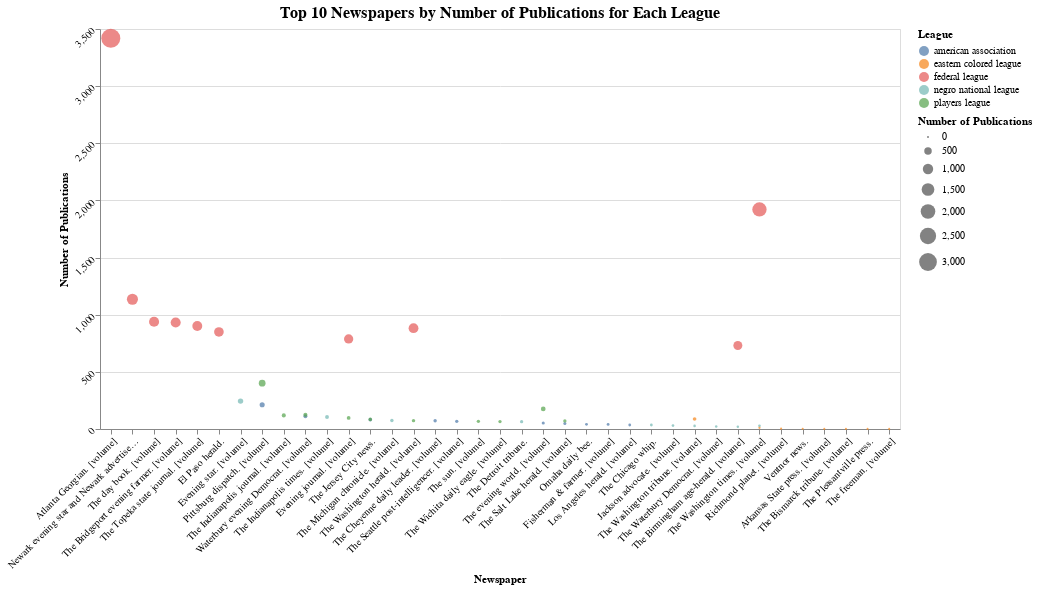

Notebook code cell kept with this figure:
### Markdown cell above
Ethan - Next, we examined the specific newspapers that published the most papers for each league.

### Code cell
grouped_data = all_data.groupby(['League', 'Newspaper']).size().reset_index(name='Quantity')

top_newspapers = grouped_data.groupby('League').apply(lambda x: x.nlargest(10, 'Quantity')).reset_index(drop=True)

bubble_chart = alt.Chart(top_newspapers).mark_circle().encode(
    x=alt.X('Newspaper:N', sort='-y', title='Newspaper'),
    y=alt.Y('Quantity:Q', title='Number of Publications'),
    size=alt.Size('Quantity:Q', title='Number of Publications'),
    color='League:N',
    tooltip=['League', 'Newspaper', 'Quantity']
).properties(
    title='Top 10 Newspapers by Number of Publications for Each League',
    width=800,
    height=400
).configure_axis(
    labelAngle=-45
).configure_title(
    fontSize=16
)

bubble_chart

### Figure 1 — Vega-Lite specification as saved in the notebook (floating-point values rounded to 4 significant figures)
{"config": {"view": {"continuousWidth": 300, "continuousHeight": 300}, "axis": {"labelAngle": -45}, "title": {"fontSize": 16}}, "data": {"name": "data-7c65a028aad9441ec0c2bf48f9792cf0"}, "mark": {"type": "circle"}, "encoding": {"color": {"field": "League", "type": "nominal"}, "size": {"field": "Quantity", "title": "Number of Publications", "type": "quantitative"}, "tooltip": [{"field": "League", "type": "nominal"}, {"field": "Newspaper", "type": "nominal"}, {"field": "Quantity", "type": "quantitative"}], "x": {"field": "Newspaper", "sort": "-y", "title": "Newspaper", "type": "nominal"}, "y": {"field": "Quantity", "title": "Number of Publications", "type": "quantitative"}}, "height": 400, "title": "Top 10 Newspapers by Number of Publications for Each League", "width": 800, "$schema": "https://vega.github.io/schema/vega-lite/v5.20.1.json", "datasets": {"data-7c65a028aad9441ec0c2bf48f9792cf0": [{"League": "american association", "Newspaper": "Pittsburg dispatch. [volume]", "Quantity": 212}, {"League": "american association", "Newspaper": "Waterbury evening Democrat. [volume]", "Quantity": 111}, {"League": "american association", "Newspaper": "The Jersey City news.", "Quantity": 82}, {"League": "american association", "Newspaper": "The Cheyenne daily leader. [volume]", "Quantity": 72}, {"League": "american association", "Newspaper": "The Seattle post-intelligencer. [volume]", "Quantity": 67}, {"League": "american association", "Newspaper": "The evening world. [volume]", "Quantity": 53}, {"League": "american association", "Newspaper": "The Salt Lake herald. [volume]", "Quantity": 49}, {"League": "american association", "Newspaper": "Omaha daily bee.", "Quantity": 41}, {"League": "american association", "Newspaper": "Fisherman & farmer. [volume]", "Quantity": 40}, {"League": "american association", "Newspaper": "Los Angeles herald. [volume]", "Quantity": 35}, {"League": "eastern colored league", "Newspaper": "The Washington tribune. [volume]", "Quantity": 88}, {"League": "eastern colored league", "Newspaper": "The Washington times. [volume]", "Quantity": 11}, {"League": "eastern colored league", "Newspaper": "Richmond planet. [volume]", "Quantity": 3}, {"League": "eastern colored league", "Newspaper": "Ventnor news.", "Quantity": 2}, {"League": "eastern colored league", "Newspaper": "Arkansas State press. [volume]", "Quantity": 1}, {"League": "eastern colored league", "Newspaper": "The Bismarck tribune. [volume]", "Quantity": 1}, {"League": "eastern colored league", "Newspaper": "The Pleasantville press.", "Quantity": 1}, {"League": "eastern colored league", "Newspaper": "The freeman. [volume]", "Quantity": 1}, {"League": "federal league", "Newspaper": "Atlanta Georgian. [volume]", "Quantity": 3419}, {"League": "federal league", "Newspaper": "The Washington times. [volume]", "Quantity": 1921}, {"League": "federal league", "Newspaper": "Newark evening star and Newark advertiser. [volume]", "Quantity": 1135}, {"League": "federal league", "Newspaper": "The day book. [volume]", "Quantity": 938}, {"League": "federal league", "Newspaper": "The Bridgeport evening farmer. [volume]", "Quantity": 932}, {"League": "federal league", "Newspaper": "The Topeka state journal. [volume]", "Quantity": 901}, {"League": "federal league", "Newspaper": "The Washington herald. [volume]", "Quantity": 882}, {"League": "federal league", "Newspaper": "El Paso herald.", "Quantity": 849}, {"League": "federal league", "Newspaper": "Evening journal. [volume]", "Quantity": 788}, {"League": "federal league", "Newspaper": "The Birmingham age-herald. [volume]", "Quantity": 731}, {"League": "negro national league", "Newspaper": "Evening star. [volume]", "Quantity": 244}, {"League": "negro national league", "Newspaper": "The Indianapolis times. [volume]", "Quantity": 105}, {"League": "negro national league", "Newspaper": "The Michigan chronicle. [volume]", "Quantity": 75}, {"League": "negro national league", "Newspaper": "The Detroit tribune.", "Quantity": 64}, {"League": "negro national league", "Newspaper": "The Chicago whip.", "Quantity": 35}, {"League": "negro national league", "Newspaper": "Jackson advocate. [volume]", "Quantity": 30}, {"League": "negro national league", "Newspaper": "The Washington times. [volume]", "Quantity": 28}, {"League": "negro national league", "Newspaper": "The Washington tribune. [volume]", "Quantity": 27}, {"League": "negro national league", "Newspaper": "The Waterbury Democrat. [volume]", "Quantity": 22}, {"League": "negro national league", "Newspaper": "The Birmingham age-herald. [volume]", "Quantity": 19}, {"League": "players league", "Newspaper": "Pittsburg dispatch. [volume]", "Quantity": 401}, {"League": "players league", "Newspaper": "The evening world. [volume]", "Quantity": 176}, {"League": "players league", "Newspaper": "Waterbury evening Democrat. [volume]", "Quantity": 124}, {"League": "players league", "Newspaper": "The Indianapolis journal. [volume]", "Quantity": 119}, {"League": "players league", "Newspaper": "Evening journal. [volume]", "Quantity": 97}, {"League": "players league", "Newspaper": "The Jersey City news.", "Quantity": 84}, {"League": "players league", "Newspaper": "The Washington herald. [volume]", "Quantity": 73}, {"League": "players league", "Newspaper": "The Salt Lake herald. [volume]", "Quantity": 71}, {"League": "players league", "Newspaper": "The sun. [volume]", "Quantity": 67}, {"League": "players league", "Newspaper": "The Wichita daily eagle. [volume]", "Quantity": 65}]}}
